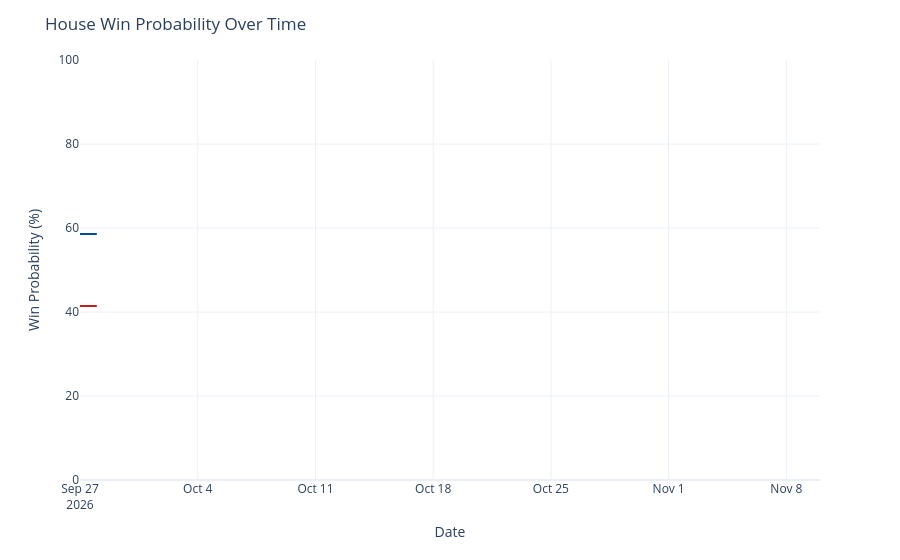

Notebook code cell kept with this figure:
### Code cell
chance_over_time = output_ts[(output_ts['geo'] == 'US Senate') &
                             (output_ts['type'] == 'chance')]
chance_over_time['rep_chance'] = chance_over_time['y'].map(lambda x: 100 - x)
chance_over_time = chance_over_time.rename({'y': 'Democrats', 'rep_chance': 'Republicans'}, axis=1)
chance_time_ser = px.line(chance_over_time, x='date', y=['Democrats', 'Republicans'], template='plotly_white',
                         color_discrete_map={'Democrats': '#004b97', 'Republicans': '#c71e1d'},)
chance_time_ser.update_traces(hovertemplate="%{y:.1f}%")
chance_time_ser.update_layout(
    xaxis=dict(range=[pd.to_datetime('2026-09-27'), pd.to_datetime('2026-11-10')]),
    yaxis=dict(range=[0, 100]),
    xaxis_title='Date',
    yaxis_title='Win Probability (%)',
    title=dict(text="House Win Probability Over Time"),
    hovermode="x",
    showlegend=False
)
chance_time_ser

### Figure 1 — Plotly figure (JSON) as saved in the notebook; plotly's stock layout.template omitted (floating-point values rounded to 4 significant figures)
{"data": [{"hovertemplate": "%{y:.1f}%", "legendgroup": "Democrats", "line": {"color": "#004b97", "dash": "solid"}, "marker": {"symbol": "circle"}, "mode": "lines", "name": "Democrats", "orientation": "v", "showlegend": true, "type": "scatter", "x": ["2026-09-27", "2026-09-28"], "xaxis": "x", "y": [58.6, 58.58], "yaxis": "y"}, {"hovertemplate": "%{y:.1f}%", "legendgroup": "Republicans", "line": {"color": "#c71e1d", "dash": "solid"}, "marker": {"symbol": "circle"}, "mode": "lines", "name": "Republicans", "orientation": "v", "showlegend": true, "type": "scatter", "x": ["2026-09-27", "2026-09-28"], "xaxis": "x", "y": [41.4, 41.42], "yaxis": "y"}], "layout": {"hovermode": "x", "legend": {"title": {"text": "variable"}, "tracegroupgap": 0}, "margin": {"t": 60}, "showlegend": false, "title": {"text": "House Win Probability Over Time"}, "xaxis": {"anchor": "y", "domain": [0, 1], "range": ["2026-09-27T00:00:00", "2026-11-10T00:00:00"], "title": {"text": "Date"}}, "yaxis": {"anchor": "x", "domain": [0, 1], "range": [0, 100], "title": {"text": "Win Probability (%)"}}}}
